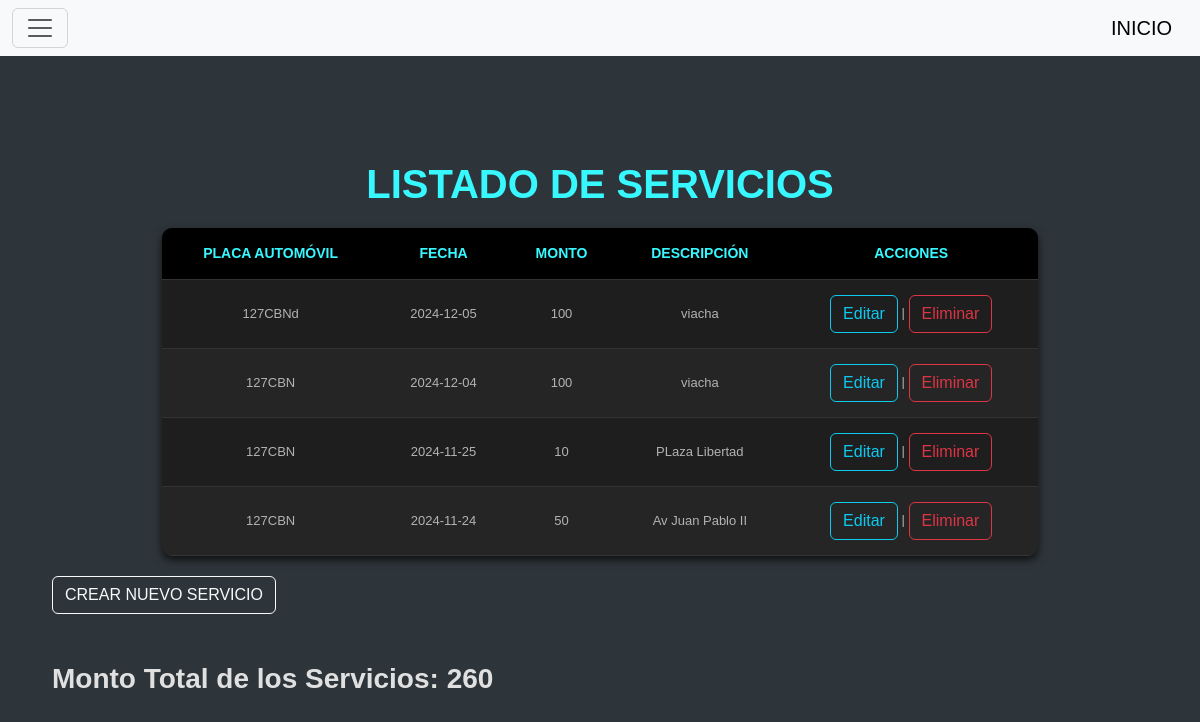
Screenshot of /servicios with the database file from the repository.
### tables this page shows
CREATE TABLE "servicio" (
	"id"	INTEGER,
	"id_vehiculo"	INT,
	"fecha_pago_servicio"	DATE NOT NULL,
	"monto"	DECIMAL(10, 2),
	"descripcion"	TEXT,
	PRIMARY KEY("id" AUTOINCREMENT),
	FOREIGN KEY("id_vehiculo") REFERENCES "afiliado"("ci")
);

CREATE TABLE vehiculo (
            id INTEGER PRIMARY KEY AUTOINCREMENT,
            ci_afiliado INT,
            marca TEXT NOT NULL,
            modelo TEXT NOT NULL,
            color TEXT NOT NULL,
            numero_chasis TEXT UNIQUE NOT NULL,
            placa TEXT UNIQUE NOT NULL,
            observaciones TEXT,
            FOREIGN KEY (ci_afiliado) REFERENCES afiliado(ci)
        );

### blueprints/servicios/__init__.py (the view)
@servicios_bp.route("/servicios")
def index_s():
    conn = sqlite3.connect("star_service.db")
    conn.row_factory = sqlite3.Row
    cursor = conn.cursor()
    cursor.execute("""
    SELECT servicio.id, servicio.fecha_pago_servicio, servicio.monto, servicio.descripcion,
           vehiculo.placa, vehiculo.marca
    FROM servicio
    LEFT JOIN vehiculo ON servicio.id_vehiculo = vehiculo.id ORDER BY fecha_pago_servicio DESC
    """)
    servicios = cursor.fetchall()
    cursor.execute("SELECT SUM(monto) as total_monto FROM servicio")
    total_monto = cursor.fetchone()["total_monto"] or 0
    conn.close()
    return render_template('index_servicio.html', servicios=servicios, total_monto=total_monto)

### blueprints/servicios/templates/index_servicio.html (shortened to what this page needs)
{% include 'header.html' %}
<div class="container mt-5">
    <h1 class="fw-bold">LISTADO DE SERVICIOS</h1>
    <table class="table-gris">
        <thead>
            <tr>
                <th>Placa Automóvil</th>
                <th>Fecha</th>
                <th>Monto</th>
                <th>Descripción</th>
                <th>Acciones</th>
            </tr>
        </thead>
        <tbody>
            {% for servicio in servicios %}
            <tr>
                <td>{{ servicio['placa'] or 'No asociado' }}</td>
                <td>{{ servicio['fecha_pago_servicio'] }}</td>
                <td>{{ servicio['monto'] }}</td>
                <td>{{ servicio['descripcion'] }}</td>
                <td>
                    <a href="{{ url_for('servicios.editar_s', id=servicio['id']) }}" class="btn btn-outline-info">Editar</a> |
                    <a href="{{ url_for('servicios.eliminar_s', id=servicio['id']) }}" onclick="return confirm('¿Estás seguro?')"  class="btn btn-outline-danger">Eliminar</a>
                </td>
            </tr>
            {% endfor %}
        </tbody>
    </table>
    <a href="{{ url_for('servicios.crear_s') }}" class="btn btn-outline-light">CREAR NUEVO SERVICIO</a>
</div>
<div class="container mt-5">
    <h3 class="fw-bold">Monto Total de los Servicios: {{ total_monto }}</h3>
</div>
{% include 'footer.html' %}

### templates/header.html (style rules this page uses)
body { font-family: sans-serif; margin: 40px; background-color: #2e353a; color: #e0e0e0; }
h1 { text-align: center; color: #37f8ff; }
table { width: 80%; margin: 20px auto; border-collapse: collapse; background-color: #1e1e1e; border-radius: 10px; overflow: hidden; box-shadow: 0 4px 8px rgba(0, 0, 0, 0.7); }
th, td { padding: 15px; text-align: center; border-bottom: 1px solid #333; }
th { background-color: #000000; color: #37f8ff; text-transform: uppercase; font-size: 14px; }
tr:nth-child(even) { background-color: #252525; }
tr:nth-child(odd) { background-color: #1e1e1e; }
td { font-size: 13px; color: #b3b3b3; }

### rows the page displays
servicio: placa "127CBNd", fecha_pago_servicio "2024-12-05", monto "100", descripcion "viacha"
servicio: placa "127CBN", fecha_pago_servicio "2024-12-04", monto "100", descripcion "viacha"
servicio: placa "127CBN", fecha_pago_servicio "2024-11-25", monto "10", descripcion "PLaza Libertad"
servicio: placa "127CBN", fecha_pago_servicio "2024-11-24", monto "50", descripcion "Av Juan Pablo II"

### other values shown
{{ total_monto }} "260"
